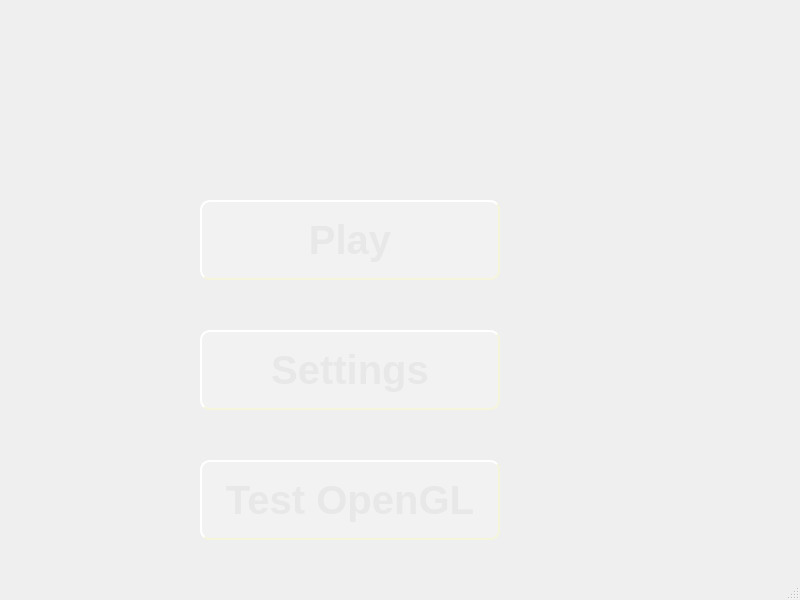
<?xml version="1.0" encoding="UTF-8"?>
<ui version="4.0">
 <class>MainWindow</class>
 <widget class="QMainWindow" name="MainWindow">
  <property name="geometry">
   <rect>
    <x>0</x>
    <y>0</y>
    <width>800</width>
    <height>600</height>
   </rect>
  </property>
  <property name="windowTitle">
   <string>MainWindow</string>
  </property>
  <widget class="QWidget" name="centralwidget">
   <widget class="QPushButton" name="playButton">
    <property name="geometry">
     <rect>
      <x>200</x>
      <y>200</y>
      <width>300</width>
      <height>80</height>
     </rect>
    </property>
    <property name="styleSheet">
     <string notr="true">background-color: rgba(255, 255, 255, 50);
border-style: outset;
border-width: 2px;
border-radius: 10px;
border-color: beige;
font: bold 30pt;
color: rgb(232, 232, 232)</string>
    </property>
    <property name="text">
     <string>Play</string>
    </property>
   </widget>
   <widget class="QPushButton" name="settingsButton">
    <property name="geometry">
     <rect>
      <x>200</x>
      <y>330</y>
      <width>300</width>
      <height>80</height>
     </rect>
    </property>
    <property name="styleSheet">
     <string notr="true">background-color: rgba(255, 255, 255, 50);
border-style: outset;
border-width: 2px;
border-radius: 10px;
border-color: beige;
font: bold 30pt;
color: rgb(232, 232, 232)</string>
    </property>
    <property name="text">
     <string>Settings</string>
    </property>
   </widget>
   <widget class="QPushButton" name="testButton">
    <property name="geometry">
     <rect>
      <x>200</x>
      <y>460</y>
      <width>300</width>
      <height>80</height>
     </rect>
    </property>
    <property name="styleSheet">
     <string notr="true">background-color: rgba(255, 255, 255, 50);
border-style: outset;
border-width: 2px;
border-radius: 10px;
border-color: beige;
font: bold 30pt;
color: rgb(232, 232, 232)</string>
    </property>
    <property name="text">
     <string>Test OpenGL</string>
    </property>
   </widget>
  </widget>
  <widget class="QMenuBar" name="menubar">
   <property name="geometry">
    <rect>
     <x>0</x>
     <y>0</y>
     <width>800</width>
     <height>25</height>
    </rect>
   </property>
  </widget>
  <widget class="QStatusBar" name="statusbar"/>
 </widget>
 <resources/>
 <connections/>
</ui>
